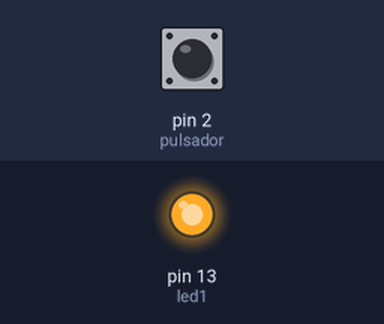
A sketch run on a simulated Arduino Uno, built with avr-gcc and run on an emulated ATmega328P. On the bench: output pins drawn as LEDs (lit = HIGH). Inputs (shaded band) come from the test bench; at power-on: pin 2 (pulsador) HIGH.

Above: at 2.5 s.
At 7.5 s:
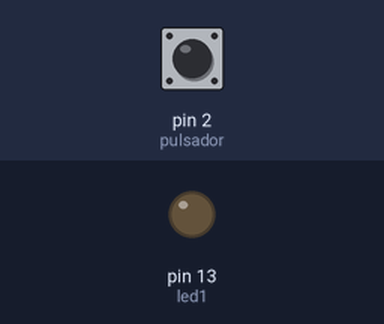
Timing chart, 0 to 13.0 s (numbered marks = the images above):
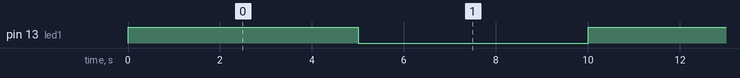

The sketch:

Interrupcion_de_led.ino
```cpp
#define pulsador  2
#define led1 13
#define led2 12
#define time 5000
bool flag=false;
void setup() {

pinMode(led1,OUTPUT);
pinMode(led1,OUTPUT);
pinMode(pulsador,INPUT);
  attachInterrupt(digitalPinToInterrupt(pulsador),interrumpir,FALLING);
}

void loop() {

  digitalWrite(led1,1);
  delay(time);
  digitalWrite(led1,0);
  delay(time);
}
void interrumpir(){
	flag!=flag;
  digitalWrite(led2,1);
}
```

Measured:
- by itself, pin 13 (led1): alternates HIGH for 5.0 s and LOW for 5.0 s
